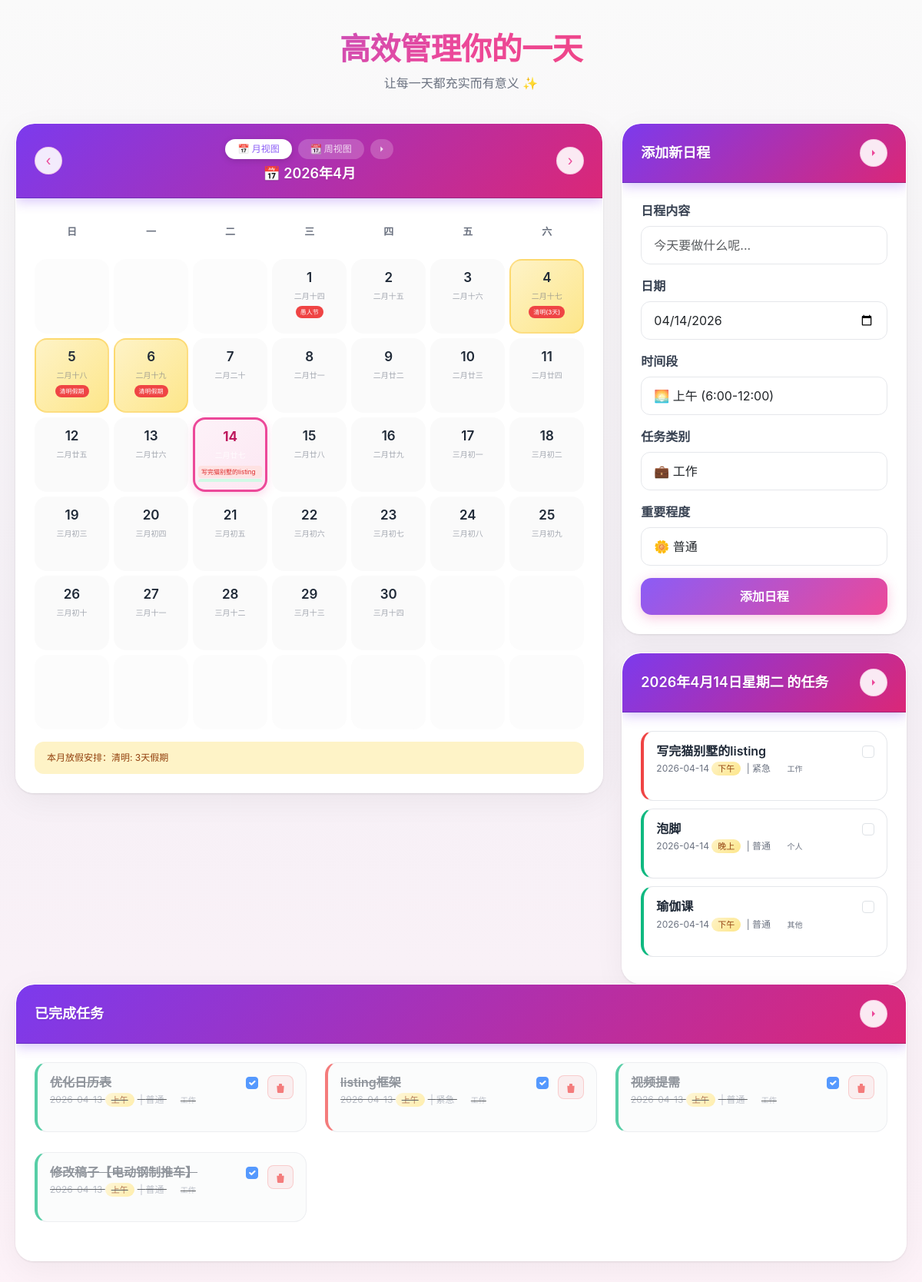
The page / on the database its author committed.
### tables this page shows
CREATE TABLE tasks (
            id INTEGER PRIMARY KEY AUTOINCREMENT,
            content TEXT NOT NULL,
            date TEXT NOT NULL,
            priority TEXT NOT NULL,
            category TEXT NOT NULL,
            completed INTEGER DEFAULT 0
        , time_slot TEXT DEFAULT "上午");

### app.py (the view, shortened to what this page needs)
@app.route('/', methods=['GET', 'POST'])
def index():
    conn = get_db_connection()
    tasks = conn.execute('SELECT * FROM tasks ORDER BY date').fetchall()
    conn.close()
    tasks_list = []
    for task in tasks:
        task_dict = {}
        try:
            task_dict['id'] = task['id']
            task_dict['content'] = task['content']
            task_dict['date'] = task['date']
            task_dict['priority'] = task['priority']
            task_dict['category'] = task['category']
            task_dict['completed'] = task['completed']
            if hasattr(task, '__getitem__'):
                try:
                    task_dict['time_slot'] = task['time_slot']
                except (KeyError, IndexError):
                    task_dict['time_slot'] = '上午'
            else:
                task_dict['time_slot'] = getattr(task, 'time_slot', '上午')
        except (KeyError, IndexError) as e:
            print(f"Error processing task: {e}")
            continue
        tasks_list.append(task_dict)
    return render_template('index.html', tasks=tasks_list, datetime=datetime, timedelta=timedelta)

### app.py (called while the page is built)
def get_db_connection():
    conn = sqlite3.connect('schedule.db')
    conn.row_factory = sqlite3.Row
    return conn

### templates/index.html (shortened to what this page needs)
<!DOCTYPE html>
<html lang="zh-CN">
<head>
    <link href="https://cdn.jsdelivr.net/npm/bootstrap@5.3.0/dist/css/bootstrap.min.css" rel="stylesheet">
</head>
<body>
    <div class="container">
        <div class="header-section">
            <h1 class="header-title">高效管理你的一天</h1>
            <p class="header-subtitle">让每一天都充实而有意义 ✨</p>
        </div>
        <div class="row">
            <div class="col-12 col-lg-8 mb-6">
                <div class="card">
                    <div class="card-header">
                        <div class="d-flex justify-content-between align-items-center">
                            <button class="btn-white" onclick="changeMonth(-1)" title="上一月">‹</button>
                            <div class="text-center flex-grow-1">
                                <div class="view-tabs">
                                    <button id="month-view-btn" class="view-tab active" onclick="switchToMonthView()">📅 月视图</button>
                                    <button id="week-view-btn" class="view-tab" onclick="switchToWeekView()">📆 周视图</button>
                                    <button class="view-tab collapse-btn" onclick="toggleCalendar()" title="折叠/展开日历">
                                        <svg xmlns="http://www.w3.org/2000/svg" width="16" height="16" fill="currentColor" viewBox="0 0 24 24">
                                            <path d="M9 18l6-6-6-6"/>
                                        </svg>
                                    </button>
                                </div>
                                <h3 id="calendar-title">📅 {{ current_year }}年{{ current_month }}月</h3>
                            </div>
                            <button class="btn-white" onclick="changeMonth(1)" title="下一月">›</button>
                        </div>
                    </div>
                    <div id="calendar-content" class="card-body">
                        <div id="weekday-titles" class="calendar-grid mb-3">
                            <div class="weekday-title">日</div>
                            <div class="weekday-title">一</div>
                            <div class="weekday-title">二</div>
                            <div class="weekday-title">三</div>
                            <div class="weekday-title">四</div>
                            <div class="weekday-title">五</div>
                            <div class="weekday-title">六</div>
                        </div>
                        <div id="calendar-grid" class="calendar-grid"></div>
                        <div id="holiday-info" class="holiday-info" style="display: none;"></div>
                    </div>
                </div>
            </div>
            <div class="col-12 col-lg-4">
                <div class="card mb-4">
                    <div class="card-header d-flex justify-content-between align-items-center">
                        <h4>添加新日程</h4>
                        <button class="btn-white collapse-btn" onclick="toggleAddSchedule()" title="折叠/展开">
                            <svg xmlns="http://www.w3.org/2000/svg" width="16" height="16" fill="currentColor" viewBox="0 0 24 24">
                                <path d="M9 18l6-6-6-6"/>
                            </svg>
                        </button>
                    </div>
                    <div id="add-schedule-content" class="card-body">
                        <form method="POST">
                            <div class="mb-3">
                                <label for="content" class="form-label">日程内容</label>
                                <input type="text" class="form-control" id="content" name="content" required placeholder="今天要做什么呢...">
                            </div>
                            <div class="mb-3">
                                <label for="date" class="form-label">日期</label>
                                <input type="date" class="form-control" id="date" name="date" required>
                            </div>
                            <div class="mb-3">
                                <label for="time_slot" class="form-label">时间段</label>
                                <select class="form-select" id="time_slot" name="time_slot">
                                    <option value="上午">🌅 上午 (6:00-12:00)</option>
                                </select>
                            </div>
                            <div class="mb-3">
                                <label for="category" class="form-label">任务类别</label>
                                <select class="form-select" id="category" name="category">
                                    <option value="工作">💼 工作</option>
                                </select>
                            </div>
                            <div class="mb-3">
                                <label for="priority" class="form-label">重要程度</label>
                                <select class="form-select" id="priority" name="priority">
                                    <option value="普通">🌼 普通</option>
                                </select>
                            </div>
                            <button type="submit" class="btn btn-primary w-100">添加日程</button>
                        </form>
                    </div>
                </div>
                <div class="card">
                    <div class="card-header d-flex justify-content-between align-items-center">
                        <h4 id="today-tasks-title">今日任务</h4>
                        <button class="btn-white collapse-btn" onclick="toggleTodayTasks()" title="折叠/展开">
                            <svg xmlns="http://www.w3.org/2000/svg" width="16" height="16" fill="currentColor" viewBox="0 0 24 24">
                                <path d="M9 18l6-6-6-6"/>
                            </svg>
                        </button>
                    </div>
                    <div id="today-tasks-content" class="card-body">
                        <div id="today-tasks-list">
                            {% for task in tasks %}
                                {% if not task.completed %}
                                    <div class="task-card priority-{{ 'high' if task.priority == '紧急' else 'normal' }}">
                                        <div class="d-flex justify-content-between align-items-start">
                                            <div class="flex-grow-1">
                                                <h6 style="font-weight: 600; color: #1f2937; margin-bottom: 4px;">{{ task.content }}</h6>
                                                <p style="font-size: 12px; color: #6b7280;">
                                                    {{ task.date }}
                                                    <span class="time-slot-tag">{{ task.time_slot }}</span>
                                                    | {{ task.priority }}
                                                    <span class="category-tag category-{{ task.category.lower() }}">{{ task.category }}</span>
                                                </p>
                                            </div>
                                            <input type="checkbox" class="form-check-input" onchange="handleTaskComplete(this, {{ task.id }})" style="margin-top: 2px;">
                                        </div>
                                    </div>
                                {% endif %}
                            {% endfor %}
                        </div>
                    </div>
                </div>
            </div>
        </div>
        <div class="card mt-6">
            <div class="card-header d-flex justify-content-between align-items-center">
                <h4>已完成任务</h4>
                <button class="btn-white collapse-btn" onclick="toggleCompletedTasks()" title="折叠/展开">
                    <svg xmlns="http://www.w3.org/2000/svg" width="16" height="16" fill="currentColor" viewBox="0 0 24 24">
                        <path d="M9 18l6-6-6-6"/>
                    </svg>
                </button>
            </div>
            <div id="completed-tasks-content" class="card-body">
                <div class="row">
                    {% for task in tasks %}
                        {% if task.completed %}
                            <div class="col-12 col-md-6 col-lg-4 mb-3">
                                <div class="task-card completed priority-{{ 'high' if task.priority == '紧急' else 'normal' }}">
                                    <div class="d-flex justify-content-between align-items-start">
                                        <div class="flex-grow-1">
                                            <h6 style="font-weight: 600; color: #1f2937; margin-bottom: 4px; text-decoration: line-through; opacity: 0.7;">{{ task.content }}</h6>
                                            <p style="font-size: 12px; color: #9ca3af;">
                                                {{ task.date }}
                                                <span class="time-slot-tag">{{ task.time_slot }}</span>
                                                | {{ task.priority }}
                                                <span class="category-tag category-{{ task.category.lower() }}">{{ task.category }}</span>
                                            </p>
                                        </div>
                                        <div class="d-flex gap-2">
                                            <input type="checkbox" class="form-check-input" checked onchange="handleTaskComplete(this, {{ task.id }})" style="margin-top: 2px;">
                                            <button class="btn btn-sm btn-danger delete-btn" onclick="deleteTask({{ task.id }})" title="删除任务">
                                                <svg xmlns="http://www.w3.org/2000/svg" width="16" height="16" fill="currentColor" viewBox="0 0 24 24">
                                                    <path d="M19 7l-.867 12.142A2 2 0 0116.138 21H7.862a2 2 0 01-1.995-1.858L5 7m5 4v6m4-6v6m1-10V4a1 1 0 00-1-1h-4a1 1 0 00-1 1v3M4 7h16"/>
                                                </svg>
                                            </button>
                                        </div>
                                    </div>
                                </div>
                            </div>
                        {% endif %}
                    {% endfor %}
                </div>
            </div>
        </div>
    </div>
</body>
</html>

### templates/index.html (style rules this page uses)
* { margin: 0; padding: 0; box-sizing: border-box; }
body { font-family: -apple-system, BlinkMacSystemFont, 'Segoe UI', Roboto, 'Helvetica Neue', Arial, sans-serif; background: linear-gradient(180deg, #fafafa 0%, #f5f0f6 50%, #fdf2f8 100%); min-height: 100vh; }
.container { max-width: 1200px; margin: 0 auto; padding: 40px 20px; }
.header-section { text-align: center; margin-bottom: 40px; }
.header-title { font-size: 2.5rem; font-weight: 700; background: linear-gradient(135deg, #8b5cf6 0%, #ec4899 50%, #f43f5e 100%); -webkit-background-clip: text; -webkit-text-fill-color: transparent; background-clip: text; margin-bottom: 8px; letter-spacing: -0.5px; }
.header-subtitle { font-size: 1rem; color: #6b7280; font-weight: 400; }
.card { background: rgba(255, 255, 255, 0.98); backdrop-filter: blur(20px); border: 1px solid rgba(255, 255, 255, 0.5); border-radius: 24px; box-shadow: 0 10px 40px rgba(0, 0, 0, 0.05), 0 1px 3px rgba(0, 0, 0, 0.1); overflow: hidden; transition: all 0.3s cubic-bezier(0.4, 0, 0.2, 1); }
.card-header { background: linear-gradient(135deg, #7c3aed 0%, #db2777 100%); color: white; padding: 20px 24px; border-radius: 24px 24px 0 0 !important; box-shadow: 0 4px 16px rgba(124, 58, 237, 0.3); }
.card-header h3, .card-header h4 { margin: 0; font-weight: 600; font-size: 1.125rem; text-shadow: 0 1px 2px rgba(0, 0, 0, 0.1); }
.card-body { padding: 24px; }
.calendar-grid { display: grid; grid-template-columns: repeat(7, 1fr); gap: 6px; }
.task-card { background: white; border-radius: 16px; padding: 16px; margin-bottom: 10px; border: 1px solid #e5e7eb; transition: all 0.2s ease; cursor: pointer; }
.task-card.completed { background: #f9fafb; opacity: 0.7; text-decoration: line-through; }
.priority-high { border-left: 4px solid #ef4444; }
.priority-normal { border-left: 4px solid #10b981; }
.category-tag { font-size: 10px; padding: 3px 10px; border-radius: 12px; font-weight: 500; margin-left: 8px; }
.time-slot-tag { background: linear-gradient(135deg, #fef3c7 0%, #fde68a 100%); color: #92400e; padding: 2px 8px; border-radius: 10px; font-size: 11px; font-weight: 500; margin-right: 4px; }
.btn-primary { background: linear-gradient(135deg, #8b5cf6 0%, #ec4899 100%); border: none; border-radius: 14px; padding: 12px 24px; font-weight: 600; transition: all 0.2s ease; box-shadow: 0 4px 16px rgba(236, 72, 153, 0.3); }
.btn-white { background: rgba(255, 255, 255, 0.9); color: #ec4899; border: 1px solid rgba(236, 72, 153, 0.2); border-radius: 50%; width: 36px; height: 36px; display: flex; align-items: center; justify-content: center; font-size: 18px; transition: all 0.2s ease; }
.delete-btn { padding: 4px 8px; border-radius: 8px; transition: all 0.2s; background: rgba(239, 68, 68, 0.1); border: 1px solid rgba(239, 68, 68, 0.3); color: #ef4444; margin-left: 4px; }
.form-control, .form-select { border: 1px solid #e5e7eb; border-radius: 12px; padding: 12px 16px; transition: all 0.2s ease; background: white; }
.form-label { font-weight: 600; color: #374151; margin-bottom: 8px; }
.weekday-title { text-align: center; font-weight: 600; color: #6b7280; padding: 10px 6px; font-size: 13px; }
.view-tabs { display: flex; justify-content: center; gap: 8px; margin-bottom: 8px; }
.view-tab { background: rgba(255, 255, 255, 0.2); border: none; border-radius: 20px; padding: 4px 16px; color: rgba(255, 255, 255, 0.8); font-size: 12px; font-weight: 500; cursor: pointer; transition: all 0.2s ease; }
.view-tab.active { background: white; color: #8b5cf6; box-shadow: 0 2px 8px rgba(0, 0, 0, 0.15); }
.holiday-info { margin-top: 16px; padding: 12px 16px; background: #fef3c7; border-radius: 12px; font-size: 12px; color: #92400e; }
.collapse-btn svg { transition: transform 0.3s ease; fill: currentColor; }
.view-tab.collapse-btn { padding: 4px 8px; display: flex; align-items: center; justify-content: center; }
.view-tab.collapse-btn svg { width: 14px; height: 14px; }

### rows shown on the page
tasks: content "写完猫别墅的listing", date "2026-04-14", time_slot "下午", priority "紧急", category "工作"
tasks: content "泡脚", date "2026-04-14", time_slot "晚上", priority "普通", category "个人"
tasks: content "瑜伽课", date "2026-04-14", time_slot "下午", priority "普通", category "其他"
tasks: content "优化日历表", date "2026-04-13", time_slot "上午", priority "普通", category "工作"
tasks: content "listing框架", date "2026-04-13", time_slot "上午", priority "紧急", category "工作"
tasks: content "视频提需", date "2026-04-13", time_slot "上午", priority "普通", category "工作"
tasks: content "修改稿子【电动钢制推车】", date "2026-04-13", time_slot "上午", priority "普通", category "工作"
